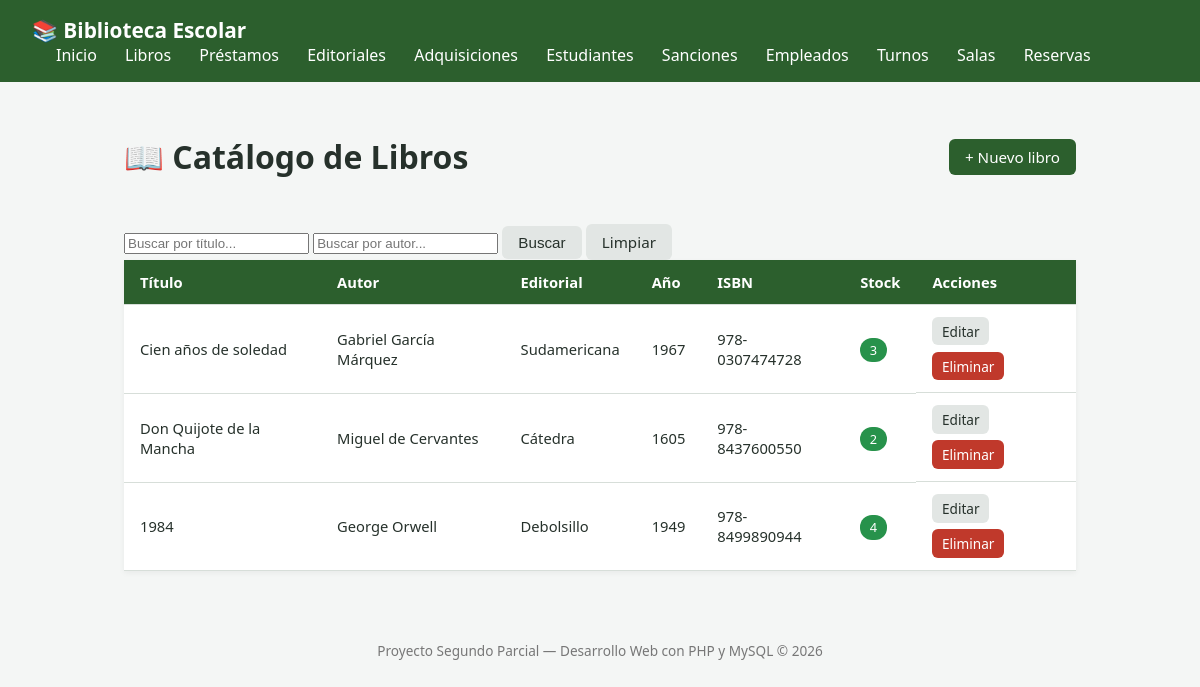
The page /index.php?route=libros on the database its author committed.
### tables this page shows
CREATE TABLE IF NOT EXISTS libros (
    id INT AUTO_INCREMENT PRIMARY KEY,
    titulo VARCHAR(150) NOT NULL,
    autor VARCHAR(120) NOT NULL,
    editorial VARCHAR(120) NOT NULL,
    anio_publicacion SMALLINT UNSIGNED NOT NULL,
    isbn VARCHAR(20) NOT NULL UNIQUE,
    stock INT NOT NULL DEFAULT 1,
    creado_en TIMESTAMP DEFAULT CURRENT_TIMESTAMP
);

### app/controllers/libroController.php (called while the page is built, shortened)
<?php
require_once __DIR__ . '/../models/libro.php';
class LibroController
{
    public function index(): void
    {
        $libros = libro::obtenerTodos();
        require __DIR__ . '/../views/libros/index.php';
    }
}

### app/models/libro.php (called while the page is built, shortened)
<?php
class libro{
    public static function obtenerTodos()
    {
        $conn = Conexion::conectar();
        $sql = "SELECT id, titulo, autor, editorial, anio_publicacion, isbn, stock FROM libros";
        $res = $conn->query($sql);
        $libros = [];
        while ($fila = $res->fetch_assoc()) {
            $libros[] = $fila;
        }
        return $libros;
    }
}
?>

### app/views/libros/index.php (the view, shortened to what this page needs)
<?php require __DIR__ . '/../header.php'; ?>
<div class="page-header">
    <h1>📖 Catálogo de Libros</h1>
    <a href="index.php?route=libros/create" class="btn btn-primary">+ Nuevo libro</a>
</div>
<form action="index.php" method="GET" class="formulario-busqueda">
    <input type="text" name="titulo" placeholder="Buscar por título..." value="<?= htmlspecialchars($_GET['titulo'] ?? '') ?>">
    <input type="text" name="autor" placeholder="Buscar por autor..." value="<?= htmlspecialchars($_GET['autor'] ?? '') ?>">
    <button type="submit" class="btn">Buscar</button>
    <a href="index.php?route=libros" class="btn">Limpiar</a>
</form>
<?php if (empty($libros)): ?>
    <p class="empty-state">No se encontraron libros.</p>
<?php else: ?>
    <table class="tabla">
        <thead>
            <tr>
                <th>Título</th>
                <th>Autor</th>
                <th>Editorial</th>
                <th>Año</th>
                <th>ISBN</th>
                <th>Stock</th>
                <th>Acciones</th>
            </tr>
        </thead>
        <tbody>
            <?php foreach ($libros as $libro): ?>
                <tr>
                    <td><?= htmlspecialchars($libro['titulo']) ?></td>
                    <td><?= htmlspecialchars($libro['autor']) ?></td>
                    <td><?= htmlspecialchars($libro['editorial']) ?></td>
                    <td><?= htmlspecialchars($libro['anio_publicacion']) ?></td>
                    <td><?= htmlspecialchars($libro['isbn']) ?></td>
                    <td>
                        <span class="badge <?= $libro['stock'] > 0 ? 'badge-success' : 'badge-danger' ?>">
                            <?= (int) $libro['stock'] ?>
                        </span>
                    </td>
                    <td class="acciones">
                        <a href="index.php?route=libros/edit&id=<?= $libro['id'] ?>" class="btn btn-small">Editar</a>
                        <a href="index.php?route=libros/delete&id=<?= $libro['id'] ?>"
                           class="btn btn-small btn-danger"
                           onclick="return confirm('¿Está seguro de eliminar este libro? Esta acción no se puede deshacer.');">
                           Eliminar
                        </a>
                    </td>
                </tr>
            <?php endforeach; ?>
        </tbody>
    </table>
<?php endif; ?>
<?php require __DIR__ . '/../footer.php'; ?>

### public/css/style.css (style rules this page uses)
:root { --color-primario: #2c5f2d; --color-primario-oscuro: #1e4220; --color-fondo: #f4f6f5; --color-texto: #26312b; --color-borde: #d7ded9; --color-error: #c0392b; --color-exito: #27924b; --color-advertencia: #b8860b; }
* { box-sizing: border-box; }
body { margin: 0; font-family: 'Segoe UI', Arial, sans-serif; background-color: var(--color-fondo); color: var(--color-texto); }
.page-header { display: flex; justify-content: space-between; align-items: center; margin-bottom: 1.5rem; flex-wrap: wrap; gap: 1rem; }
.btn { display: inline-block; padding: 0.5rem 1rem; border-radius: 6px; text-decoration: none; background: #e2e6e4; color: var(--color-texto); border: none; cursor: pointer; font-size: 0.95rem; }
.btn-primary { background-color: var(--color-primario); color: white; }
.btn-danger { background-color: var(--color-error); color: white; }
.btn-small { padding: 0.3rem 0.6rem; font-size: 0.85rem; }
.tabla { width: 100%; border-collapse: collapse; background: white; box-shadow: 0 2px 6px rgba(0,0,0,0.05); }
.tabla th, .tabla td { padding: 0.75rem 1rem; border-bottom: 1px solid var(--color-borde); text-align: left; font-size: 0.92rem; }
.tabla th { background-color: var(--color-primario); color: white; }
.acciones { display: flex; gap: 0.4rem; flex-wrap: wrap; }
.badge { padding: 0.2rem 0.6rem; border-radius: 12px; font-size: 0.8rem; color: white; }
.badge-success { background-color: var(--color-exito); }

### rows shown on the page
libros: titulo "Cien años de soledad", autor "Gabriel García Márquez", editorial "Sudamericana", anio_publicacion "1967", isbn "978-0307474728", stock "3"
libros: titulo "Don Quijote de la Mancha", autor "Miguel de Cervantes", editorial "Cátedra", anio_publicacion "1605", isbn "978-8437600550", stock "2"
libros: titulo "1984", autor "George Orwell", editorial "Debolsillo", anio_publicacion "1949", isbn "978-8499890944", stock "4"
